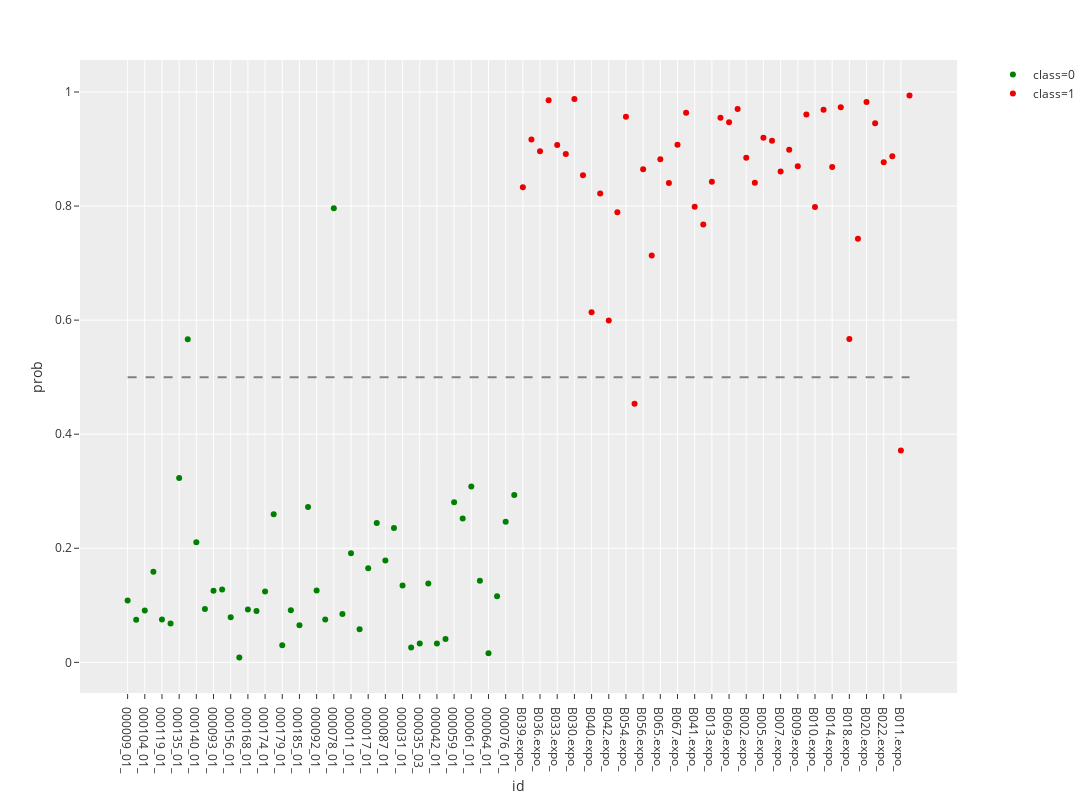

Notebook code for this chart:
### Code cell
# file_name = input("请输入原始数据的名称：")
file_name = 'raw_data'
data_path = 'C:/Users/pc/OneDrive/PLTTECH/Project/20191205_lung_cancer/rawdata/%s' % file_name + '.xlsx'
df = pd.read_excel(data_path)
df.iloc[:, 1:-1] = df.iloc[:, 1:-1].multiply(100)
df.head()

# 模型所用变量
selected_columns = ['id', 'Lymphocytes/CD3+', 'Lymphocytes/CD3+/CD8+', 'Lymphocytes/CD3+/CD8+/Q2: 158Gd_CD197_CCR7+ , 155Gd_CD45RA+', 
                    'Lymphocytes/CD3-/B cells', 'Lymphocytes/CD3-/B cells/CD24+CD38+', 'Lymphocytes/CD3-/NK cells', 
                    'Monocytes', 'Myeloid cells/CD56-CD14-/DC cells/mDC', 'class']

# 模型系数
coefs = [-0.06017500752008219, -0.03648835670705105, -0.0001896681250317084, 0.023488732386436523, 
         0.03507360915289905, -0.04689464035150946, 0.05144025389377031, 0.05624861473318502]

intercept = -0.0014645371116683277

plot_df = lungCancerPrediction(df, file_name)

### Figure 1 — Plotly figure (JSON) as saved in the notebook; plotly's stock layout.template omitted (floating-point values rounded to 4 significant figures)
{"data": [{"hoverlabel": {"namelength": 0}, "hovertemplate": "class=0<br>id=%{x}<br>prob=%{y}", "legendgroup": "class=0", "marker": {"color": "green", "symbol": "circle"}, "mode": "markers", "name": "class=0", "showlegend": true, "type": "scatter", "x": ["000009_01_", "000095_01_", "000104_01_", "000113_01_", "000119_01_", "000120_01_", "000135_01_", "000137_01_", "000140_01_", "000143_01_", "000093_01_", "000145_01_", "000156_01_", "000162_01_", "000168_01_", "000172_01_", "000174_01_", "000175_01_", "000179_01_", "000180_01_", "000185_01_", "000149_01_", "000092_01_", "000204_01_", "000078_01_", "000010_01_", "000011_01_", "000013_01_", "000017_01_", "000019_01_", "000087_01_", "000024_01_", "000031_01_", "000034_01_", "000035_03_", "000020_01_", "000042_01_", "000044_01_", "000059_01_", "000060_01_", "000061_01_", "000063_01_", "000064_01_", "000071_01_", "000076_01_", "000038_01_"], "xaxis": "x", "y": [0.1083, 0.07486, 0.09066, 0.1589, 0.07489, 0.0681, 0.3233, 0.5666, 0.2104, 0.09338, 0.1253, 0.1276, 0.07915, 0.008287, 0.09249, 0.09018, 0.1244, 0.2598, 0.02999, 0.0912, 0.06481, 0.2724, 0.1258, 0.07515, 0.7962, 0.0848, 0.1913, 0.05802, 0.1651, 0.2442, 0.1787, 0.2355, 0.1348, 0.02594, 0.03308, 0.1384, 0.03307, 0.04105, 0.2808, 0.2523, 0.3084, 0.1432, 0.01587, 0.1157, 0.2463, 0.2933], "yaxis": "y"}, {"hoverlabel": {"namelength": 0}, "hovertemplate": "class=1<br>id=%{x}<br>prob=%{y}", "legendgroup": "class=1", "marker": {"color": "#EE0000", "symbol": "circle"}, "mode": "markers", "name": "class=1", "showlegend": true, "type": "scatter", "x": ["B039.expo_", "B038.expo_", "B036.expo_", "B029.expo_", "B033.expo_", "B032.expo_", "B030.expo_", "B035.expo_", "B040.expo_", "B068.expo_", "B042.expo_", "B043.expo_", "B054.expo_", "B055.expo_", "B056.expo_", "B064.expo_", "B065.expo_", "B066.expo_", "B067.expo_", "B028.expo_", "B041.expo_", "B027.expo_", "B013.expo_", "B025.expo_", "B069.expo_", "B001.expo_", "B002.expo_", "B003.expo_", "B005.expo_", "B006.expo_", "B007.expo_", "B008.expo_", "B009.expo_", "B026.expo_", "B010.expo_", "B012.expo_", "B014.expo_", "B017.expo_", "B018.expo_", "B019.expo_", "B020.expo_", "B021.expo_", "B022.expo_", "B024.expo_", "B011.expo_", "B070.expo_"], "xaxis": "x", "y": [0.8331, 0.9168, 0.8961, 0.9857, 0.9072, 0.8911, 0.9877, 0.8541, 0.6139, 0.8219, 0.5994, 0.7891, 0.9564, 0.4536, 0.8645, 0.7135, 0.8819, 0.8402, 0.9074, 0.9638, 0.7988, 0.7676, 0.8427, 0.955, 0.9469, 0.9703, 0.8846, 0.8411, 0.9196, 0.9144, 0.8604, 0.8986, 0.8696, 0.9605, 0.7983, 0.9687, 0.8684, 0.9733, 0.5669, 0.7428, 0.9823, 0.9451, 0.8769, 0.8873, 0.3716, 0.994], "yaxis": "y"}, {"line": {"color": "grey", "dash": "dash"}, "mode": "lines", "showlegend": false, "type": "scatter", "x": ["000009_01_", "B070.expo_"], "y": [0.5, 0.5]}], "layout": {"height": 800, "legend": {"tracegroupgap": 0}, "margin": {"t": 60}, "width": 1200, "xaxis": {"anchor": "y", "domain": [0, 0.98], "title": {"text": "id"}}, "yaxis": {"anchor": "x", "domain": [0, 1], "title": {"text": "prob"}}}}
